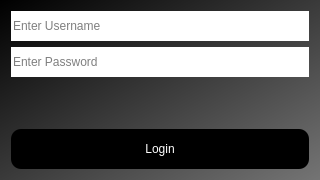
<?xml version="1.0" encoding="UTF-8"?>
<ui version="4.0">
 <class>LoginWindow</class>
 <widget class="QWidget" name="LoginWindow">
  <property name="geometry">
   <rect>
    <x>0</x>
    <y>0</y>
    <width>320</width>
    <height>180</height>
   </rect>
  </property>
  <property name="windowTitle">
   <string>Login</string>
  </property>
  <property name="styleSheet">
   <string notr="true">background-color: qlineargradient(spread:pad, x1:0, y1:0, x2:1, y2:1, stop:0 rgba(0, 0, 0, 255), stop:1 rgba(116, 116, 116, 255));</string>
  </property>
  <layout class="QVBoxLayout" name="verticalLayout">
   <item>
    <widget class="QLineEdit" name="username_input">
     <property name="styleSheet">
      <string notr="true">background-color: rgb(255,255,255);
min-height: 30px;
min-width: 100px;
border: false;</string>
     </property>
     <property name="placeholderText">
      <string>Enter Username</string>
     </property>
    </widget>
   </item>
   <item>
    <widget class="QLineEdit" name="password_input">
     <property name="styleSheet">
      <string notr="true">background-color: rgb(255,255,255);
min-height: 30px;
min-width: 100px;
border: false;</string>
     </property>
     <property name="echoMode">
      <enum>QLineEdit::Password</enum>
     </property>
     <property name="placeholderText">
      <string>Enter Password</string>
     </property>
    </widget>
   </item>
   <item>
    <widget class="QLabel" name="error_label">
     <property name="styleSheet">
      <string notr="true">color: red;
background-color: none;</string>
     </property>
     <property name="alignment">
      <set>Qt::AlignCenter</set>
     </property>
    </widget>
   </item>
   <item>
    <widget class="QPushButton" name="login_button">
     <property name="styleSheet">
      <string notr="true">QPushButton {
    background-color: rgb(0, 0, 0);
    color: white;
    border-radius: 10px;
    padding: 10px 20px;
    min-width: 100px;
    min-height: 20px;
}

QPushButton:hover {
	background-color: rgb(30, 30, 30);
}</string>
     </property>
     <property name="text">
      <string>Login</string>
     </property>
    </widget>
   </item>
  </layout>
 </widget>
 <resources/>
 <connections/>
</ui>
